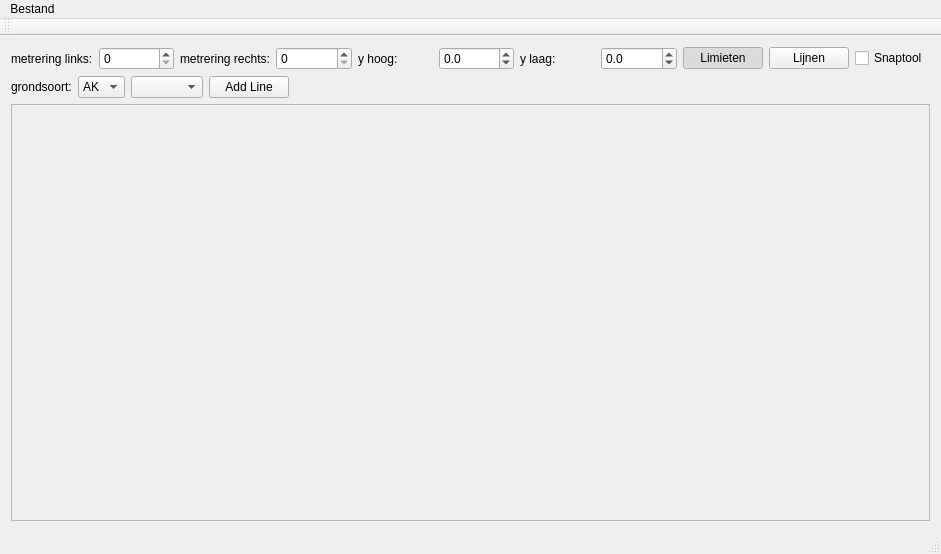
<?xml version="1.0" encoding="UTF-8"?>
<ui version="4.0">
 <class>MainWindow</class>
 <widget class="QMainWindow" name="MainWindow">
  <property name="geometry">
   <rect>
    <x>0</x>
    <y>0</y>
    <width>941</width>
    <height>554</height>
   </rect>
  </property>
  <property name="windowTitle">
   <string>MainWindow</string>
  </property>
  <widget class="QWidget" name="centralWidget">
   <layout class="QGridLayout" name="gridLayout">
    <item row="0" column="0">
     <layout class="QVBoxLayout" name="verticalLayout">
      <item>
       <layout class="QHBoxLayout" name="horizontalLayout">
        <item>
         <widget class="QLabel" name="lblScale">
          <property name="text">
           <string>metrering links:</string>
          </property>
         </widget>
        </item>
        <item>
         <widget class="QDoubleSpinBox" name="dspLeft">
          <property name="decimals">
           <number>0</number>
          </property>
          <property name="maximum">
           <double>100000.000000000000000</double>
          </property>
          <property name="singleStep">
           <double>100.000000000000000</double>
          </property>
         </widget>
        </item>
        <item>
         <widget class="QLabel" name="label">
          <property name="text">
           <string>metrering rechts:</string>
          </property>
         </widget>
        </item>
        <item>
         <widget class="QDoubleSpinBox" name="dspRight">
          <property name="decimals">
           <number>0</number>
          </property>
          <property name="maximum">
           <double>100000.000000000000000</double>
          </property>
          <property name="singleStep">
           <double>100.000000000000000</double>
          </property>
         </widget>
        </item>
        <item>
         <widget class="QLabel" name="label_2">
          <property name="text">
           <string>y hoog:</string>
          </property>
         </widget>
        </item>
        <item>
         <widget class="QDoubleSpinBox" name="dspTop">
          <property name="decimals">
           <number>1</number>
          </property>
          <property name="minimum">
           <double>-100.000000000000000</double>
          </property>
         </widget>
        </item>
        <item>
         <widget class="QLabel" name="label_3">
          <property name="text">
           <string>y laag:</string>
          </property>
         </widget>
        </item>
        <item>
         <widget class="QDoubleSpinBox" name="dspBottom">
          <property name="decimals">
           <number>1</number>
          </property>
          <property name="minimum">
           <double>-100.000000000000000</double>
          </property>
         </widget>
        </item>
        <item>
         <widget class="QPushButton" name="pbLimits">
          <property name="text">
           <string>Limieten</string>
          </property>
          <property name="checkable">
           <bool>true</bool>
          </property>
          <property name="checked">
           <bool>true</bool>
          </property>
          <property name="autoExclusive">
           <bool>true</bool>
          </property>
         </widget>
        </item>
        <item>
         <widget class="QPushButton" name="pbLines">
          <property name="text">
           <string>Lijnen</string>
          </property>
          <property name="checkable">
           <bool>true</bool>
          </property>
          <property name="autoExclusive">
           <bool>true</bool>
          </property>
         </widget>
        </item>
        <item>
         <widget class="QCheckBox" name="drawMode">
          <property name="enabled">
           <bool>true</bool>
          </property>
          <property name="text">
           <string>Snaptool</string>
          </property>
         </widget>
        </item>
       </layout>
      </item>
      <item>
       <layout class="QHBoxLayout" name="horizontalLayout_2">
        <item>
         <widget class="QLabel" name="grondsoort">
          <property name="text">
           <string>grondsoort:</string>
          </property>
         </widget>
        </item>
        <item>
         <widget class="QComboBox" name="soilBox">
          <item>
           <property name="text">
            <string>AK</string>
           </property>
          </item>
          <item>
           <property name="text">
            <string>HV</string>
           </property>
          </item>
          <item>
           <property name="text">
            <string>BV</string>
           </property>
          </item>
          <item>
           <property name="text">
            <string>K1</string>
           </property>
          </item>
          <item>
           <property name="text">
            <string>K2</string>
           </property>
          </item>
          <item>
           <property name="text">
            <string>K3</string>
           </property>
          </item>
          <item>
           <property name="text">
            <string>Z1</string>
           </property>
          </item>
          <item>
           <property name="text">
            <string>Z3</string>
           </property>
          </item>
         </widget>
        </item>
        <item>
         <widget class="QComboBox" name="lineBox"/>
        </item>
        <item>
         <widget class="QPushButton" name="lineButton">
          <property name="text">
           <string>Add Line</string>
          </property>
         </widget>
        </item>
        <item>
         <spacer name="horizontalSpacer">
          <property name="orientation">
           <enum>Qt::Horizontal</enum>
          </property>
          <property name="sizeHint" stdset="0">
           <size>
            <width>40</width>
            <height>20</height>
           </size>
          </property>
         </spacer>
        </item>
       </layout>
      </item>
      <item>
       <widget class="QScrollArea" name="scrollArea">
        <property name="sizePolicy">
         <sizepolicy hsizetype="Expanding" vsizetype="Expanding">
          <horstretch>0</horstretch>
          <verstretch>0</verstretch>
         </sizepolicy>
        </property>
        <property name="widgetResizable">
         <bool>true</bool>
        </property>
        <widget class="QWidget" name="scrollAreaWidgetContents">
         <property name="geometry">
          <rect>
           <x>0</x>
           <y>0</y>
           <width>919</width>
           <height>404</height>
          </rect>
         </property>
        </widget>
       </widget>
      </item>
     </layout>
    </item>
   </layout>
  </widget>
  <widget class="QMenuBar" name="menuBar">
   <property name="geometry">
    <rect>
     <x>0</x>
     <y>0</y>
     <width>941</width>
     <height>22</height>
    </rect>
   </property>
   <widget class="QMenu" name="menuBestand">
    <property name="title">
     <string>Bestand</string>
    </property>
    <addaction name="separator"/>
    <addaction name="actionOpenen"/>
    <addaction name="actionOpslaan"/>
    <addaction name="separator"/>
    <addaction name="actionAfsluiten"/>
   </widget>
   <addaction name="menuBestand"/>
  </widget>
  <widget class="QToolBar" name="mainToolBar">
   <attribute name="toolBarArea">
    <enum>TopToolBarArea</enum>
   </attribute>
   <attribute name="toolBarBreak">
    <bool>false</bool>
   </attribute>
  </widget>
  <widget class="QStatusBar" name="statusBar"/>
  <action name="actionOpenen">
   <property name="text">
    <string>Openen</string>
   </property>
  </action>
  <action name="actionOpslaan">
   <property name="text">
    <string>Opslaan</string>
   </property>
  </action>
  <action name="actionAfsluiten">
   <property name="text">
    <string>Afsluiten</string>
   </property>
  </action>
 </widget>
 <layoutdefault spacing="6" margin="11"/>
 <resources/>
 <connections/>
</ui>
